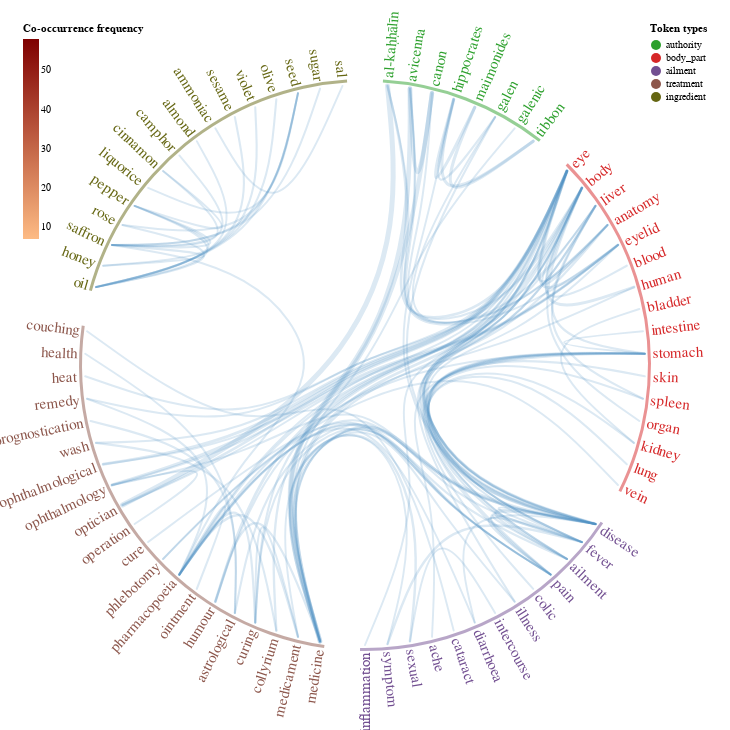

Source (notebook cell):
### Code cell
import json

vega_radial_co_occurance_json = {
  "$schema": "https://vega.github.io/schema/vega/v4.json",
  "padding": 5,
  "width": 720,
  "height": 720,
  "autosize": "none",

  "signals": [
    {
      "name": "tension", "value": 0.85,
#       "bind": {"input": "range", "min": 0, "max": 1, "step": 0.01}
    },
    {
      "name": "radius", "value": 280,
#       "bind": {"input": "range", "min": 20, "max": 400}
    },
    {
      "name": "extent", "value": 360,
#       "bind": {"input": "range", "min": 0, "max": 360, "step": 1}
    },
    {
      "name": "rotate", "value": 0,
#       "bind": {"input": "range", "min": 0, "max": 360, "step": 1}
    },
    {
      "name": "textSize", "value": 15,
#       "bind": {"input": "range", "min": 2, "max": 20, "step": 1}
    },
    {
      "name": "textOffset", "value": 8,
#       "bind": {"input": "range", "min": 0, "max": 16, "step": 1}
    },
    {
      "name": "layout", "value": "cluster",
#       "bind": {"input": "radio", "options": ["tidy", "cluster"]}
    },
    { "name": "colorIn", "value": "forestgreen" },
    { "name": "colorOut", "value": "forestgreen" },
    { "name": "originX", "update": "width / 2" },
    { "name": "originY", "update": "height / 2" },
    {
      "name": "active", "value": None,
      "on": [
        { "events": "text:mouseover", "update": "datum.index" },
        { "events": "mouseover[!event.item]", "update": "null" }
      ]
    }
  ],

  "data": [
    {
      "name": "tree",
      #"url": "vega-co-occurance-leaf-nodes.json",
      "values": json.loads(eb_nodes.reset_index()
                         .to_json(orient='records')),
      "transform": [
        {
          "type": "stratify",
          "key": "index",
          "parentKey": "parent"
        },
        {
          "type": "tree",
          "method": {"signal": "layout"},
          "size": [1, 1],
          "as": ["alpha", "beta", "depth", "children"]
        },
        {
          "type": "formula",
          "expr": "(rotate + extent * datum.alpha + 270) % 360",
          "as":   "angle"
        },
        {
          "type": "formula",
          "expr": "inrange(datum.angle, [90, 270])",
          "as":   "leftside"
        },
        {
          "type": "formula",
          "expr": "originX + radius * datum.beta * cos(PI * datum.angle / 180)",
          "as":   "x"
        },
        {
          "type": "formula",
          "expr": "originY + radius * datum.beta * sin(PI * datum.angle / 180)",
          "as":   "y"
        }
      ]
    },
    {
      "name": "dependencies",
      #"url": "vega-co-occurance-relationships.json",
      "values": json.loads(eb_links_ids.to_json(orient='records')),
      "transform": [
        {
          "type": "formula",
          "expr": "treePath('tree', datum.source_id, datum.target_id)",
          "as":   "treepath",
          "initonly": True
        },
        {
          "type": "formula",
          "as": "is_active",
          "expr": "datum.source_id === active || datum.target_id === active"
        }
      ]
    },
    {
      "name": "selected_links",
      "source": "dependencies",
      "transform": [
        {
          "type": "filter",
          "expr": "datum.is_active"
        }
      ]
    },
    {
      "name": "unselected_links",
      "source": "dependencies",
      "transform": [
        {
          "type": "filter",
          "expr": "!datum.is_active"
        }
      ]
    },
    {
      "name": "leaves",
      "source": "tree",
      "transform": [
        {
          "type": "filter",
          "expr": "!datum.children"
        },
        {
          "type": "lookup",
          "from": "tree",
          "key": "index",
          "fields": ["parent"],
          "values": ["label"],
          "as": ["group_label"]
        },
        {
          "type": "lookup",
          "from": "selected_links",
          "key": "source_id",
          "fields": ["index"],
          "values": ["count"],
          "as": ["count_src"]
        },
        {
          "type": "lookup",
          "from": "selected_links",
          "key": "target_id",
          "fields": ["index"],
          "values": ["count"],
          "as": ["count_dst"]
        },
        {
          "type": "formula",
          "as": "selected_count",
          "expr": "datum.count_src || datum.count_dst"
        },
        {
          "type": "formula",
          "as": "label_with_count",
          "expr": "datum.label + if(isNumber(datum.selected_count), \" (\" + datum.selected_count + \")\", \"\")"
        }
      ]
    },
    {
      "name": "token_groups",
      "source": "leaves",
      "transform": [
        {
          "type": "aggregate",
          "groupby": ["group_label"],
          "fields": ["alpha", "alpha"],
          "ops": ["min", "max"],
          "as": ["start_alpha", "end_alpha"]
        },
        {
          "type": "formula",
          "expr": "rotate + extent * datum.start_alpha",
          "as":   "start_angle_deg"
        },
        {
          "type": "formula",
          "expr": "rotate + extent * datum.end_alpha",
          "as":   "end_angle_deg"
        },
        {
          "type": "formula",
          "expr": "(PI * (rotate + extent * datum.start_alpha) / 180)",
          "as":   "start_angle"
        },
        {
          "type": "formula",
          "expr": "(PI * (rotate + extent * datum.end_alpha) / 180)",
          "as":   "end_angle"
        }
      ]
    }
  ],

  "marks": [
    {
      "type": "arc",
      "from": {"data": "token_groups"},
      "encode": {
        "enter": {
          "x": {"signal": "originX"},
          "y": {"signal": "originY"},
          "fill": {"scale": "token_type", "field": "group_label"},
          "outerRadius": {"signal": "radius + 6"},
          "innerRadius": {"signal": "radius + 3"},
          "fillOpacity": {"value": 0.5},
          "tooltip": {"field": "group_label"},
        },
        "update": {
          "startAngle": {"signal": "datum.start_angle - (PI * (extent / 360) / 180)"},
          "endAngle": {"signal": "datum.end_angle + (PI * (extent / 360) / 180)"},
        }
      }
    },
    {
      "type": "text",
      "from": {"data": "leaves"},
      "encode": {
        "enter": {
          "baseline": {"value": "middle"}
        },
        "update": {
          "x": {"field": "x"},
          "y": {"field": "y"},
          "dx": {"signal": "textOffset * (datum.leftside ? -1 : 1)"},
          "angle": {"signal": "datum.leftside ? datum.angle - 180 : datum.angle"},
          "align": {"signal": "datum.leftside ? 'right' : 'left'"},
          "fontSize": {"signal": "textSize"},
          "fontWeight": [
            {"value": None}
          ],
          "fill": [
              {"test": "indata('selected_links', 'source_id', datum.index)", "scale": "colour2", "field": "selected_count"},
              {"scale": "token_type", "field": "group_label"}
          ],
          "opacity": [
            {"test": "indata('selected_links', 'source_id', datum.index)", "value": 1},
            {"test": "indata('selected_links', 'target_id', datum.index)", "value": 1},
            {"test": "active !== null", "value": 0.4},
            {"value": 1}
          ],
          "text": [
              {"test": "datum.index === active", "field": "label"},
              {"field": "label_with_count"}
          ]
        }
      }
    },
    {
      "type": "group",
      "from": {
        "facet": {
          "name":  "path",
          "data":  "selected_links",
          "field": "treepath"
        }
      },
      "zindex": 1,
      "marks": [
        {
          "type": "line",
          "interactive": False,
          "from": {"data": "path"},
          "encode": {
            "enter": {
              "interpolate": {"value": "bundle"},
              "strokeWidth": {"scale": "strokeSize", "field": {"parent": "count"}},
              "strokeCap": {"value": "round"},
            },
            "update": {
              "stroke": {"scale": "colour2", "field": {"parent": "count"}},
              "strokeOpacity": [
                {"value": 0.6}
              ],
              "tension": {"signal": "tension"},
              "x": {"field": "x"},
              "y": {"field": "y"}
            }
          }
        }
      ]
    },
    {
      "type": "group",
      "from": {
        "facet": {
          "name":  "path",
          "data":  "unselected_links",
          "field": "treepath"
        }
      },
      "zindex": 0,
      "marks": [
        {
          "type": "line",
          "interactive": False,
          "from": {"data": "path"},
          "encode": {
            "enter": {
              "interpolate": {"value": "bundle"},
              "strokeWidth": {"scale": "strokeSize", "field": {"parent": "count"}},
              "strokeCap": {"value": "round"},
            },
            "update": {
              "stroke": {"value": "#538fc1"},
              "strokeOpacity": [
                  {"test": "active !== null", "value": 0.05},
                  {"value": 0.2}
              ],
              "tension": {"signal": "tension"},
              "x": {"field": "x"},
              "y": {"field": "y"}
            }
          }
        }
      ]
    }
  ],

  "scales": [
    {
      "name": "color",
      "type": "ordinal",
      "domain": ["depends on", "imported by"],
      "range": [{"signal": "colorIn"}, {"signal": "colorOut"}]
    },
    {
      "name": "colour2",
      "type": "linear",
      "domain": {"data": "dependencies", "field": "count"},
      "range": ["#fdbb84", "#7f0000"]
    },
    {
      "name": "strokeSize",
      "type": "linear",
      "zero": True,
      "domain": {"data": "dependencies", "field": "count"},
      "range": [1.5, 5]
    },
    {
      "name": "token_type",
      "type": "ordinal",
      "domain": {"data": "token_groups", "field": "group_label"},
      "range": ["#2ca02c", "#d62728", "#724F91", "#8c564b", "#656612"]
    }
  ],

  "legends": [
    {
      "fill": "colour2",
      "type": "gradient",
      "orient": "top-left",
      "title": "Co-occurrence frequency",
    },
    {
      "fill": "token_type",
      "type": "symbol",
      "orient": "top-right",
      "title": "Token types",
    }
  ]
}


save_vega_spec(spec=vega_radial_co_occurance_json, 
               filename=str(chart_dir / 'radial-co-occurance.html'), embed_options={'width': 720, 'height': 720})
alt.vega.v3.vega(vega_radial_co_occurance_json)
